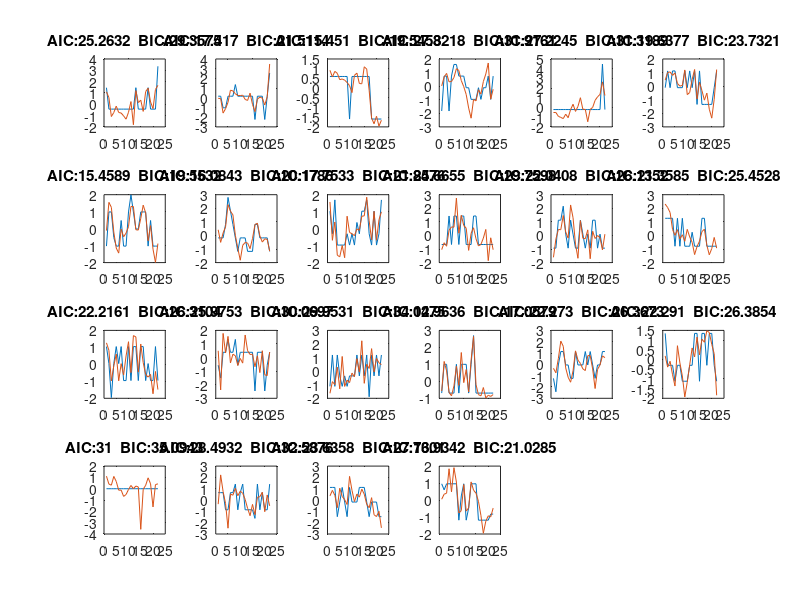

Write the MATLAB code that produced this figure.
%% 加载数据
clear;clc;rng('Shuffle');
load('fit_result.mat');

%%
all_AIC = [];
all_BIC = [];
for subnum = 1:size(allsub,2)
    trials = 1;
    hap = [];
    fit_hap = [];
    all_AIC = [all_AIC,allsub{6,subnum}(1)];
    all_BIC = [all_BIC,allsub{6,subnum}(2)];
    for trialnum = 1:size(allsub{5,subnum},2)
        if isempty(allsub{5,subnum}(trialnum).happiness) == 1
            continue
        else
            hap = [hap, allsub{5,subnum}(trialnum).happiness];
            fit_hap = [fit_hap, allsub{5,subnum}(trialnum).fit_happiness];
            trials = [trials,max(trials)+1];
        end
    end
    trials(:,length(trials)) = [];
    subplot(4,6,subnum)
    plot(trials,zscore(hap),trials,zscore(fit_hap))
    title(['AIC:',num2str(allsub{6,subnum}(1)),'  BIC:',num2str(allsub{6,subnum}(2))]);
end
sum(all_AIC)
sum(all_BIC)



